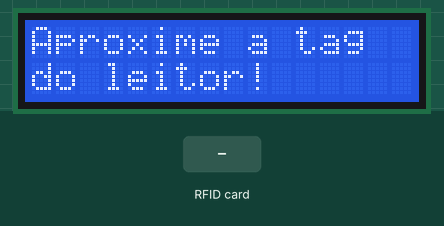
A sketch run on a simulated ESP8266 (NodeMCU). On the bench: 16×2 character LCD. The test bench sets the inputs (shaded band). WiFi joins after 1.5 s; servers stay silent unless stated; uploads are accepted with an empty reply; what the sketch prints to the serial monitor is not drawn.

Above: at 3.3 s.
3.4 s: RFID card 5E 7A 19 C4 held to the reader
At 4.2 s:
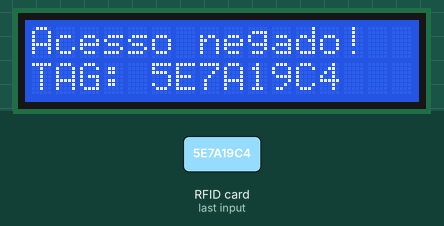
Timing chart, 0 to 6.4 s (numbered marks = the images above; inputs shaded):
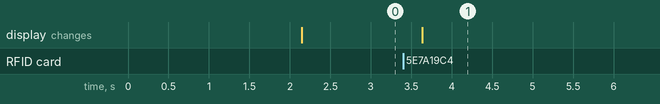

Measured:
- after the input at 3.4 s, the display: changes after 0.24 s (image 1)

The sketch:

nodemcu-access-control-code.ino
```cpp
#include <ESP8266HTTPClient.h>
#include <ESP8266WebServer.h>
#include <LiquidCrystal_I2C.h>
#include <MFRC522.h>
#include <SPI.h>
#include <Wire.h>  // Biblioteca utilizada para fazer a comunicação com o I2C

#define SS_PIN D4
#define RST_PIN D3
#define ON_Board_LED 2

MFRC522 mfrc522(SS_PIN, RST_PIN);
LiquidCrystal_I2C lcd(0x27, 16, 2);
WiFiClient wifiClient;
ESP8266WebServer server(80);

const char* ssid = "Betelgeuse_2G";
const char* password = "1q2w3e4r*";

int readsuccess;
byte readcard[4];
char str[32] = "";
String StrUID;

void setup() {
  Serial.begin(115200);
  SPI.begin();
  mfrc522.PCD_Init();

  delay(500);

  WiFi.begin(ssid, password);
  Serial.println("");

  pinMode(ON_Board_LED, OUTPUT);

  Serial.print("Connecting");
  while (WiFi.status() != WL_CONNECTED) {
    Serial.print(".");
    delay(100);
  }

  lcd.begin();
  lcd.home();
  lcd.print("Aproxime a tag");
  lcd.setCursor(0, 1);
  lcd.print("do leitor!");

  Serial.println("");
  Serial.print("Conectado a rede com sucesso: ");
  Serial.println(ssid);
  Serial.print("Endereço IP: ");
  Serial.println(WiFi.localIP());

  Serial.println("Por favor, aproxime a tag ou cartão do leitor!");
  Serial.println("");
}

void loop() {
  readsuccess = getid();

  if (readsuccess) {
    HTTPClient http;
    String tagResult, postData;
    tagResult = StrUID;

    postData = "tagResult=" + tagResult + "&room=S405";
    Serial.print("TAG RECEBIDA: " + tagResult + "\n");

    http.begin(wifiClient, "http://192.168.1.19/func/createAccess.php");
    http.addHeader("Content-Type", "application/x-www-form-urlencoded");

    int httpCode = http.POST(postData);
    String response = http.getString();

    Serial.print("Status Code: ");
    Serial.println(httpCode);
    Serial.println("Response: " + response);

    validateAccess(response, tagResult);

    http.end();
    delay(1000);

    lcd.clear();
    lcd.setCursor(0, 0);
    lcd.print("Aproxime a tag");
    lcd.setCursor(0, 1);
    lcd.print("do leitor!");
  }
}

void validateAccess(String response, String tag) {
  lcd.clear();
  lcd.setCursor(0, 0);
  if (response == "Checkin") {
    lcd.print("Acesso liberado!");
  } else if (response == "Checkout") {
    lcd.print("Checkout!!!");
  } else if (response == "Wait for another user to checkout") {
    lcd.print("Aguarde checkout!");
  } else {
    lcd.print("Acesso negado!");
  }
  lcd.setCursor(0, 1);
  lcd.print("TAG: " + tag);
  delay(2000);
}

int getid() {
  if (!mfrc522.PICC_IsNewCardPresent()) {
    return 0;
  }
  if (!mfrc522.PICC_ReadCardSerial()) {
    return 0;
  }

  for (int i = 0; i < 4; i++) {
    readcard[i] = mfrc522.uid.uidByte[i];
    array_to_string(readcard, 4, str);
    StrUID = str;
  }
  mfrc522.PICC_HaltA();
  return 1;
}

void array_to_string(byte array[], unsigned int len, char buffer[]) {
  for (unsigned int i = 0; i < len; i++) {
    byte nib1 = (array[i] >> 4) & 0x0F;
    byte nib2 = (array[i] >> 0) & 0x0F;
    buffer[i * 2 + 0] = nib1 < 0xA ? '0' + nib1 : 'A' + nib1 - 0xA;
    buffer[i * 2 + 1] = nib2 < 0xA ? '0' + nib2 : 'A' + nib2 - 0xA;
  }
  buffer[len * 2] = '\0';
}
```
